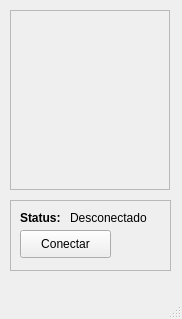
<?xml version="1.0" encoding="UTF-8"?>
<ui version="4.0">
 <class>MainWindow</class>
 <widget class="QMainWindow" name="MainWindow">
  <property name="geometry">
   <rect>
    <x>0</x>
    <y>0</y>
    <width>182</width>
    <height>319</height>
   </rect>
  </property>
  <property name="windowTitle">
   <string>MainWindow</string>
  </property>
  <widget class="QWidget" name="centralwidget">
   <widget class="QFrame" name="frame_2">
    <property name="geometry">
     <rect>
      <x>10</x>
      <y>10</y>
      <width>160</width>
      <height>180</height>
     </rect>
    </property>
    <property name="frameShape">
     <enum>QFrame::StyledPanel</enum>
    </property>
    <property name="frameShadow">
     <enum>QFrame::Raised</enum>
    </property>
    <widget class="OLEDEdit" name="OLEDEdit" native="true">
     <property name="geometry">
      <rect>
       <x>0</x>
       <y>0</y>
       <width>160</width>
       <height>180</height>
      </rect>
     </property>
    </widget>
   </widget>
   <widget class="QFrame" name="frameControls">
    <property name="geometry">
     <rect>
      <x>10</x>
      <y>200</y>
      <width>161</width>
      <height>71</height>
     </rect>
    </property>
    <property name="frameShape">
     <enum>QFrame::StyledPanel</enum>
    </property>
    <property name="frameShadow">
     <enum>QFrame::Raised</enum>
    </property>
    <widget class="QPushButton" name="pushButton_connect">
     <property name="geometry">
      <rect>
       <x>10</x>
       <y>30</y>
       <width>91</width>
       <height>28</height>
      </rect>
     </property>
     <property name="text">
      <string>Conectar</string>
     </property>
    </widget>
    <widget class="QLabel" name="title_status">
     <property name="geometry">
      <rect>
       <x>10</x>
       <y>10</y>
       <width>51</width>
       <height>16</height>
      </rect>
     </property>
     <property name="font">
      <font>
       <weight>75</weight>
       <bold>true</bold>
      </font>
     </property>
     <property name="text">
      <string>Status: </string>
     </property>
    </widget>
    <widget class="QLabel" name="label_statusIsConnect">
     <property name="geometry">
      <rect>
       <x>60</x>
       <y>10</y>
       <width>91</width>
       <height>16</height>
      </rect>
     </property>
     <property name="font">
      <font>
       <weight>50</weight>
       <bold>false</bold>
      </font>
     </property>
     <property name="text">
      <string>Desconectado</string>
     </property>
    </widget>
   </widget>
  </widget>
  <widget class="QMenuBar" name="menubar">
   <property name="geometry">
    <rect>
     <x>0</x>
     <y>0</y>
     <width>182</width>
     <height>22</height>
    </rect>
   </property>
  </widget>
  <widget class="QStatusBar" name="statusbar"/>
 </widget>
 <customwidgets>
  <customwidget>
   <class>OLEDEdit</class>
   <extends>QWidget</extends>
   <header>src/utils/OLED-edit/oled-edit</header>
   <container>1</container>
  </customwidget>
 </customwidgets>
 <resources/>
 <connections/>
</ui>
